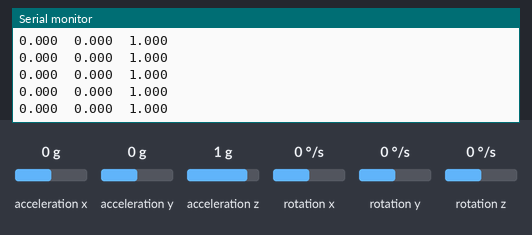
A sketch run on a simulated Arduino Uno, built with avr-gcc and run on an emulated ATmega328P. On the bench: the last lines printed to the serial monitor. The inputs (shaded band) are chosen by the test bench; at power-on: acceleration x 0 g, acceleration y 0 g, acceleration z 1 g, rotation x 0 °/s, rotation y 0 °/s, rotation z 0 °/s.

Above: at 1.2 s.
1.3 s: acceleration x set to -1.4 g
At 2.1 s:
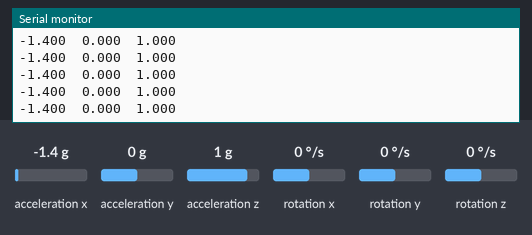
4.3 s: acceleration y set to -1.4 g
At 5.2 s:
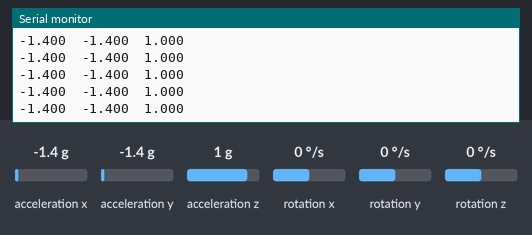
5.8 s: acceleration z set to -1.4 g
At 6.9 s:
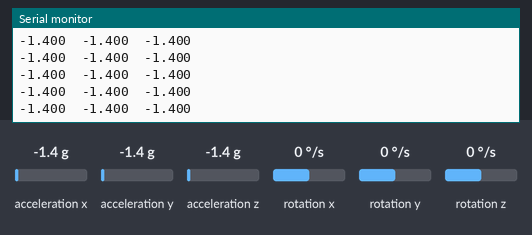

Measured:
- after the input at 1.3 s, the serial monitor: prints a new line after 0.09 s (image 1)
- after the input at 4.3 s, the serial monitor: prints a new line after 0.08 s (image 2)
- after the input at 5.8 s, the serial monitor: prints a new line after 0.09 s (image 3)

The sketch:

read_accel.ino
```cpp
#include <SFE_MMA8452Q.h>

MMA8452Q accel;

void setup() {
  Serial.begin(9600);
  accel.init(SCALE_8G, ODR_12);
}

void loop() {
  while (!accel.available())
    ;
  accel.read();
  Serial.print(accel.cx, 3);
  Serial.write('\t');
  Serial.print(accel.cy, 3);
  Serial.write('\t');
  Serial.println(accel.cz, 3);
}
```
